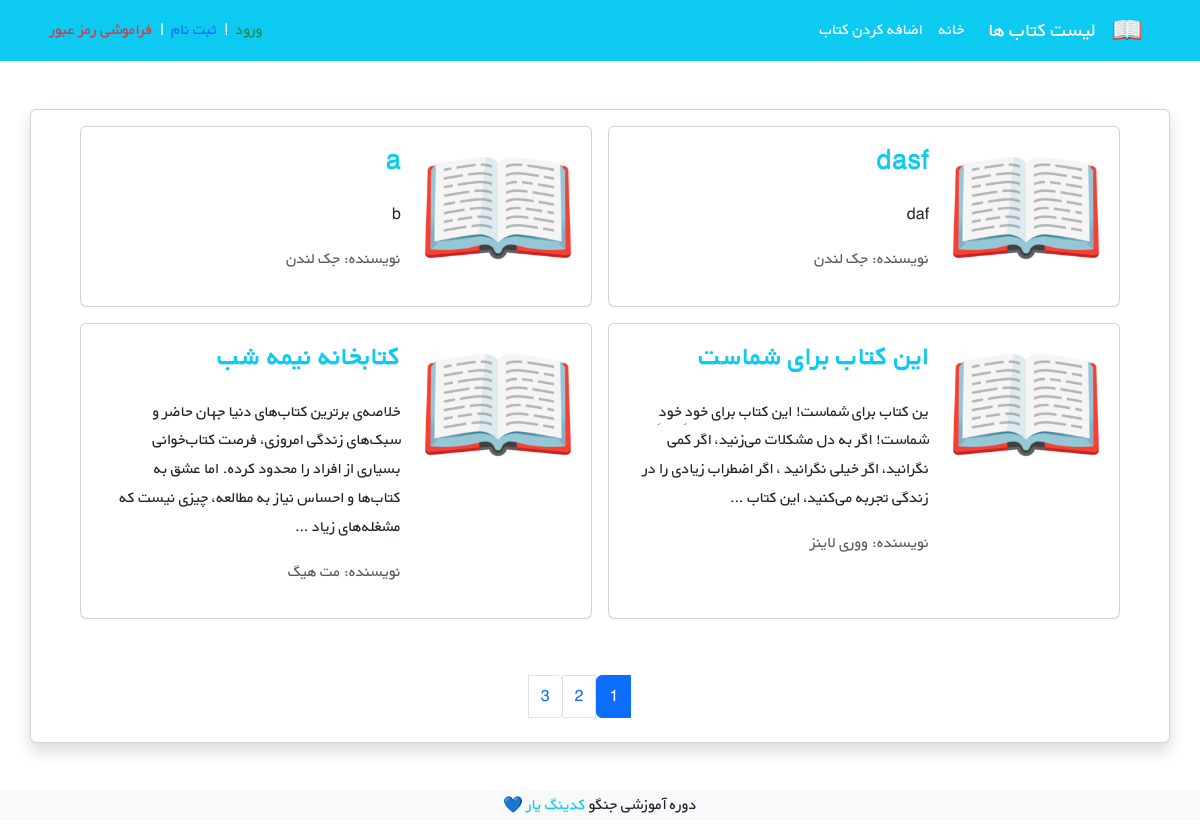
/books/, run on an earlier commit of the app's database.
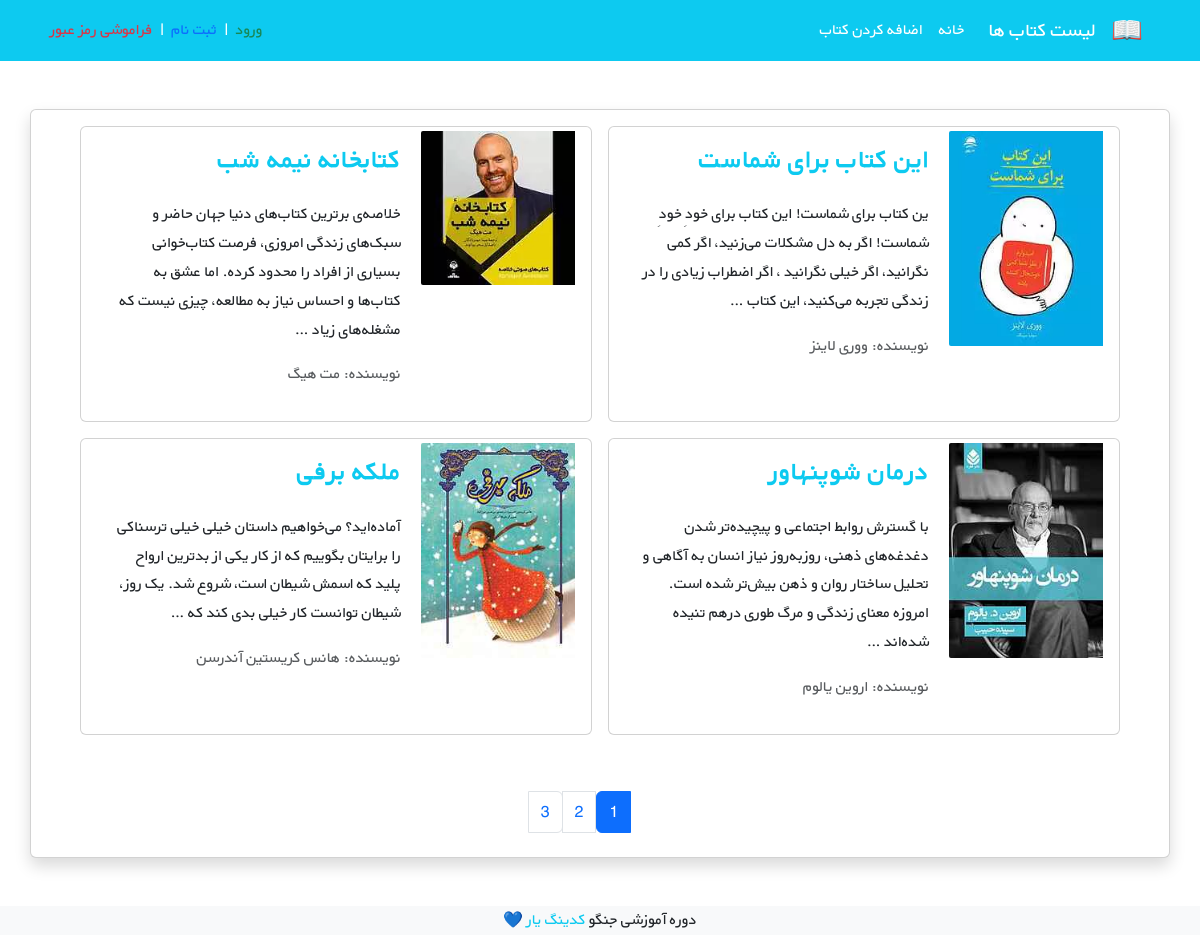
And on a later commit of the database.
### books/models.py (models this page shows, shortened)
class Book(models.Model):
    title = models.CharField(max_length=255, verbose_name='عنوان کتاب')
    author = models.CharField(max_length=255, default='جک لندن', verbose_name='نویسنده')
    description = models.TextField(verbose_name='توضیحات')
    price = models.DecimalField(max_digits=6, decimal_places=2, default=9.99, verbose_name='قیمت')
    cover = models.ImageField(upload_to='covers/', blank=True, verbose_name='عکس جلد')
    translator = models.CharField(max_length=255, blank=True, verbose_name='مترجم')
    publisher = models.CharField(max_length=255, blank=True, verbose_name='ناشر')
    year_published = models.PositiveSmallIntegerField(null=True, blank=True, verbose_name='سال انتشار')
    number_of_pages = models.PositiveSmallIntegerField(null=True, blank=True, verbose_name='تعداد صفحات کتاب')
    datetime_created = models.DateTimeField(auto_now_add=True, verbose_name='زمان ایجاد کتاب')
    book_creator = models.ForeignKey(to=get_user_model(), on_delete=models.SET_NULL, null=True, verbose_name='ایجاد کننده کتاب')
    def get_absolute_url(self):
        return reverse("book_detail", kwargs={"pk": self.pk})

### books/views.py (the view)
# urls.py: path('', BookListView.as_view(), name='books'),
class BookListView(generic.ListView):
    model = Book
    template_name = 'books/book_list.html'
    context_object_name = 'books'
    paginate_by=4

### books/templates/books/book_list.html (shortened to what this page needs)
{% extends "_base.html" %}
{% load static %}
{% block content %}
<div class="row flex-row-reverse justify-content-md-center">
    {% for book in books %}
    <div class="card m-2" style="max-width: 45%">
        <div class="row g-0 h-100" dir="rtl">
            <div class="col-md-4">
                {% if book.cover %}
                <img src="{{ book.cover.url }}"
                class="img-fluid rounded-start p-1" alt="...">
                {% else %}
                <img src="{% static 'icons/book.png' %}"
                class="img-fluid rounded-start p-1" alt="...">
                {% endif %}
            </div>
            <div class="col-md-8 h-100">
                <div class="d-flex flex-column justify-content-between h-100">
                    <div class="card-body">
                        <h3 class="card-title"><strong><a class="text-info text-decoration-none" href="{{book.get_absolute_url}}">{{ book.title }}</a></strong></h3>
                        <p class="card-text pt-3">{{ book.description|truncatewords:32 }}</p>
                        <p class="text-muted">نویسنده: {{ book.author }}</p>
                    </div>
                </div>
            </div>
        </div>
    </div>
    {% endfor %}
</div>
<div class="mt-5">
<nav aria-label="Page navigation example">
    <ul class="pagination justify-content-center">
        {% for i in page_obj.paginator.page_range %}
            {% if page_obj.number == i %}
                <li class="page-item active"><span class="page-link">{{ i }} </span></li>
            {% elif i > page_obj.number|add:'-4' and i < page_obj.number|add:'4' %}
                <li class="page-item"><a class="page-link" href="?page={{ i }}">{{ i }}</a></li>
            {% endif %}
        {% endfor %}
    </ul>
  </nav>
</div>
{% endblock content %}
{% block footer %}
<footer class="bg-light text-center text-lg-start mt-5">
    <div class="text-center bg-grey">
        <p>دوره آموزشی جنگو <a class="text-info text-decoration-none" href="https://codingyar.com/" target="_blank">کدینگ یار 💙</a></p>
    </div>
</footer>
{% endblock footer %}

What changed in the data, as far as the page shows it:
removed Book: title "a", description "b", author "جک لندن"
removed Book: title "dasf", description "daf", author "جک لندن"
changed Book "کتابخانه نیمه شب": cover: picture added
changed Book "این کتاب برای شماست": cover: picture added
now on this page (row edited): Book: cover (picture), title "ملکه برفی", description "آماده‌اید؟ می‌خواهیم داستان خیلی خیلی ترسناکی را برایتان بگوییم که از کار یکی از بدترین ارواح پلید که اسمش شیطان است، شروع شد. یک روز، شیطان توانست کار خیلی بدی کند که …", author "هانس کریستین آندرسن"
now on this page (row edited): Book: cover (picture), title "درمان شوپنهاور", description "با گسترش روابط اجتماعی و پیچیده‌تر شدن دغدغه‌های ذهنی، روز‌به‌روز نیاز انسان به آگاهی و تحلیل ساختار روان و ذهن بیش‌تر شده است. امروزه معنای زندگی و مرگ طوری درهم تنیده شده‌اند …", author "اروین یالوم"
